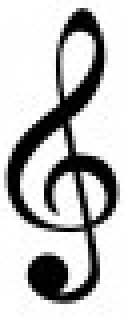
%> input picture Images_Training/Gklave.jpg, 31 x 79 px (shown 4 times larger)
$ octave --eval "result = splitImageIntoRows(imread('Images_Training/Gklave.jpg'));"   (GNU Octave 9; MATLAB toolbox functions it lacks are replaced by stand-ins)
%> lines starting %> are read from the running program, lines starting %| are printed output that depends on the picture; in (x1, y1, x2, y2) boxes, pixels count from 0 and x2, y2 are one past the last pixel; in counts of white or black regions, pixels touching at a corner belong together; the program's own positions count from 1
### getBinImg.m
function binIm = getBinImg(img, inverted)
%> called with inverted = 0
% getBinImg(img, inverted)
% This function take an rgbimage and convert it to grayscale binaryimage
%
%   img (the image you want to make bin)
%   inverted (if you want the image to be inverted or not. 1 or 0)

%Even the contrast of image
I = imgaussfilt(img,3);
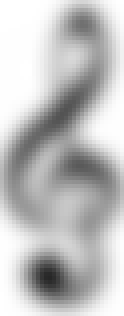
%> I: size 79x31 uint8 (shown 4 times larger); min 39, max 255, mean 192

%Find threshold value
threshold = graythresh(I) * 1;
%> threshold = 0.741

%Use thresholdvalue as a comparesent in image
if(inverted)
    binIm = img < threshold;
else
    binIm = img > threshold;
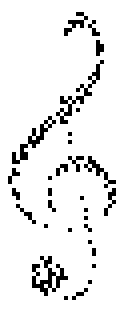
%> binIm: size 79x31 logical (shown 4 times larger); 92.2% white; black in thin lines or dots, all inside (x1, y1, x2, y2) = (2, 3, 29, 75)
end

### splitImageIntoRows.m
function imgArray = splitImageIntoRows(im)
%   splitImageIntoRows(im)
%   This function split an image with several noterows to serveral images
%   with only one row per image
%
%   im = input iamage
%
%   imgArray = an array with serveral images ith one row in each image


img = rgb2gray(im);
binImgMin = getBinImg(img, 0); %Fix a image bw to find rows
binImgMax = getBinImg(img, 1); %Fix a image to find max thresholdvalues

horzProjMin = sum(binImgMin, 2); %horiontal proj
%> horzProjMin = 79 values, max 31 at index 1, min 24 at index 40, mean 28.58
horzProjMax = sum(binImgMax, 2); %horiontal proj
%> horzProjMax = 79 values, max 7 at index 40, min 0 at index 1, mean 2.42

maxValue = max(horzProjMax); %Find maxvalue of image for a whole row
%> maxValue = 7
smoothhorzProjMin = movmean(horzProjMin, 50); %Smooth the graph to easier find rows
%> smoothhorzProjMin = 79 values, max 29.36 at index 1, min 27.96 at index 50, mean 28.54
[junk, posToCut] = findpeaks(smoothhorzProjMin, 'MinPeakWidth', 10); %find were the rows start and end.
%> junk = [28.97; 28.51; 28.4; 28.46; 28.22; 28.23; 28.26; 28.73; 28.83]; posToCut = [14; 23; 35; 39; 55; 57; 63; 72; 76]


posToCut(length(posToCut)+1, 1) = length(smoothhorzProjMin); %insert end value at the end
%disp(size(posToCut))
posToCut = [1; posToCut]; %insert start value at the start
%> posToCut = [1; 14; 23; 35; 39; 55; 57; 63; 72; 76; 79]

imgArray{1} = 1;

z = 1; %cnt to store imagerows
%go through all cuttingpoints and save image
for i=1:length(posToCut)-1
    %disp(max(horzProjMax(posToCut(i):posToCut(i+1))));
    if(maxValue*0.6 < max(horzProjMax(posToCut(i):posToCut(i+1)))) %Only save image if it has a value of 60% of maximumvalue (for a row)
        imgArray{z} = im(posToCut(i):posToCut(i+1),:, :); %Store imagerow i the imgarray
        z=z+1;
    end
end
%> this loop made 10 passes
%> after the loop, imgArray = 4 items

%figure
%plot(horzProjMin,1:size(binImgMin,1))

$ run again, on Images_Training/notes.jpg
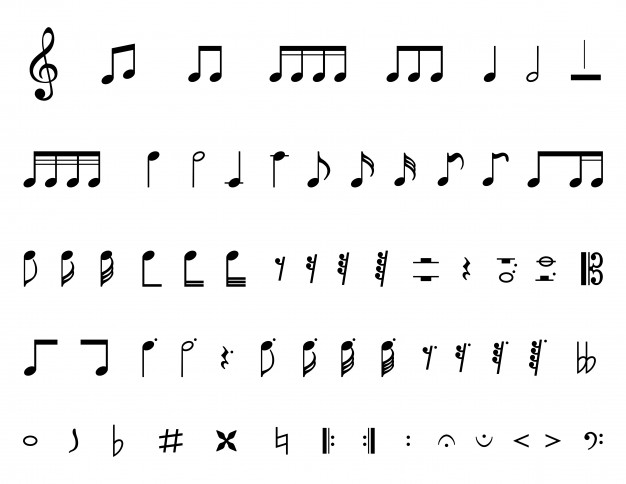
%> input picture Images_Training/notes.jpg, 626 x 484 px
%> in getBinImg, `I = imgaussfilt(img,3);`:
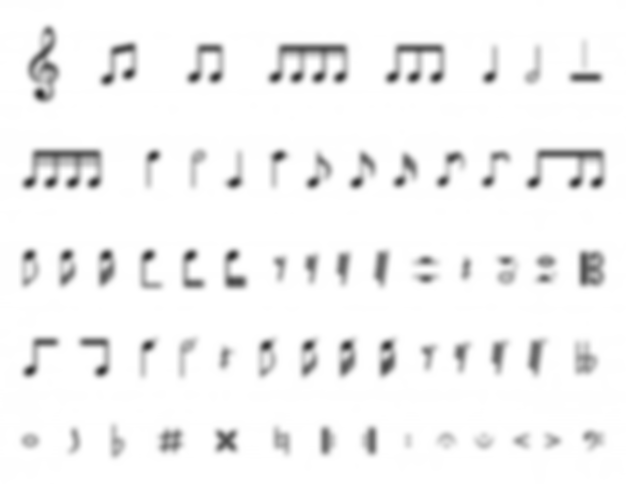
%> I: size 484x626 uint8; min 38, max 255, mean 243.7
%> threshold = 0.8
%> in getBinImg, `binIm = img > threshold;`:
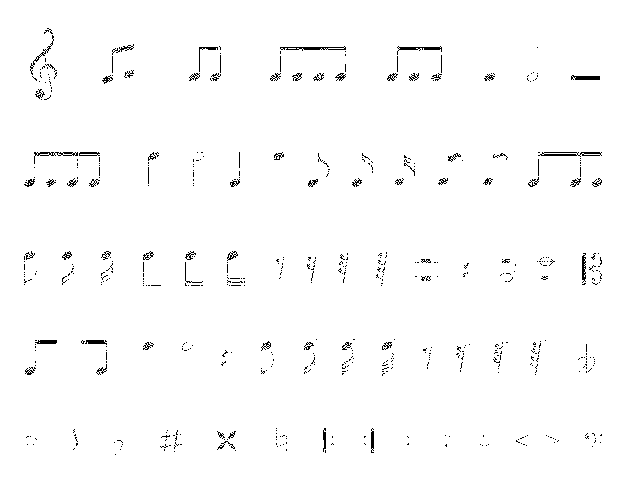
%> binIm: size 484x626 logical; 98.5% white; black in thin lines or dots, all inside (x1, y1, x2, y2) = (24, 28, 602, 455)
%> horzProjMin = 484 values, max 626 at index 1, min 485 at index 48, mean 616.5
%> horzProjMax = 484 values, max 141 at index 48, min 0 at index 1, mean 9.51
%> maxValue = 141
%> smoothhorzProjMin = 484 values, max 626 at index 1, min 601.1 at index 72, mean 616.5
%> in splitImageIntoRows, `[junk, posToCut] = findpeaks(smoothhorzProjMin, 'MinPeakWidth', 10);`: junk = [625.5; 601.4; 601.5; 625; 625; 626; 626; 626; 626; 626; 626]; posToCut = [11; 60; 64; 110; 112; 126; 213; 312; 402; 479; 481]
%> in splitImageIntoRows, `posToCut = [1; posToCut];`: posToCut = [1; 11; 60; 64; 110; 112; 126; 213; 312; 402; 479; 481; 484]
%> the loop in splitImageIntoRows, `for i=1:length(posToCut)-1` made 12 passes
%> after the loop in splitImageIntoRows, `for i=1:length(posToCut)-1`: imgArray = 3 items

$ run again, on Images_Training/notesRow.jpg
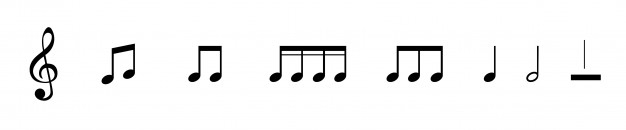
%> input picture Images_Training/notesRow.jpg, 626 x 130 px
%> in getBinImg, `I = imgaussfilt(img,3);`:
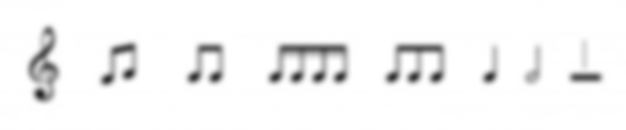
%> I: size 130x626 uint8; min 39, max 255, mean 244.4
%> threshold = 0.784
%> in getBinImg, `binIm = img > threshold;`:
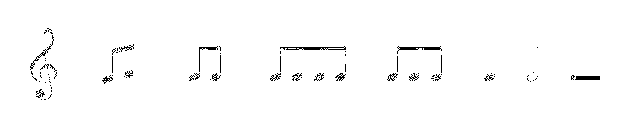
%> binIm: size 130x626 logical; 98.5% white; black in thin lines or dots, all inside (x1, y1, x2, y2) = (30, 28, 600, 100)
%> horzProjMin = 130 values, max 626 at index 1, min 487 at index 48, mean 616.7
%> horzProjMax = 130 values, max 139 at index 48, min 0 at index 1, mean 9.31
%> maxValue = 139
%> smoothhorzProjMin = 130 values, max 626 at index 1, min 602.7 at index 71, mean 616.7
%> in splitImageIntoRows, `[junk, posToCut] = findpeaks(smoothhorzProjMin, 'MinPeakWidth', 10);`: junk = [625.5; 603; 603.1; 625; 626]; posToCut = [11; 60; 64; 110; 126]
%> in splitImageIntoRows, `posToCut = [1; posToCut];`: posToCut = [1; 11; 60; 64; 110; 126; 130]
%> the loop in splitImageIntoRows, `for i=1:length(posToCut)-1` made 6 passes
%> z on passes 2, 4: 2, 3
%> after the loop in splitImageIntoRows, `for i=1:length(posToCut)-1`: imgArray = 2 items

$ run again, on Images_Training/notesRow1.jpg
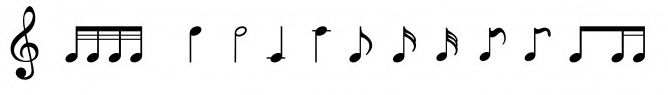
%> input picture Images_Training/notesRow1.jpg, 668 x 95 px
%> in getBinImg, `I = imgaussfilt(img,3);`:
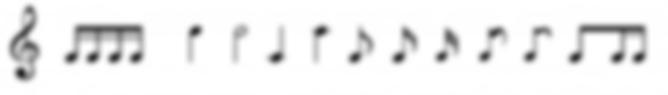
%> I: size 95x668 uint8; min 39, max 255, mean 239.3
%> threshold = 0.784
%> in getBinImg, `binIm = img > threshold;`:
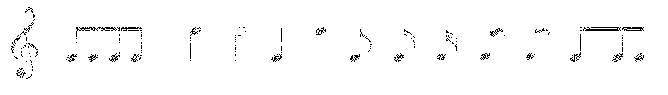
%> binIm: size 95x668 logical; 98% white; black in thin lines or dots, all inside (x1, y1, x2, y2) = (11, 7, 644, 79)
%> horzProjMin = 95 values, max 668 at index 1, min 539 at index 31, mean 654.9
%> horzProjMax = 95 values, max 129 at index 31, min 0 at index 1, mean 13.07
%> maxValue = 129
%> smoothhorzProjMin = 95 values, max 666.9 at index 1, min 643.9 at index 53, mean 654
%> in splitImageIntoRows, `[junk, posToCut] = findpeaks(smoothhorzProjMin, 'MinPeakWidth', 10);`: junk = [652.4; 653.1; 653.3; 644.4; 644.4; 656.8; 666.6]; posToCut = [14; 22; 26; 39; 43; 74; 88]
%> in splitImageIntoRows, `posToCut = [1; posToCut];`: posToCut = [1; 14; 22; 26; 39; 43; 74; 88; 95]
%> the loop in splitImageIntoRows, `for i=1:length(posToCut)-1` made 8 passes
%> z on pass 4: 2
%> after the loop in splitImageIntoRows, `for i=1:length(posToCut)-1`: imgArray = 1 item
